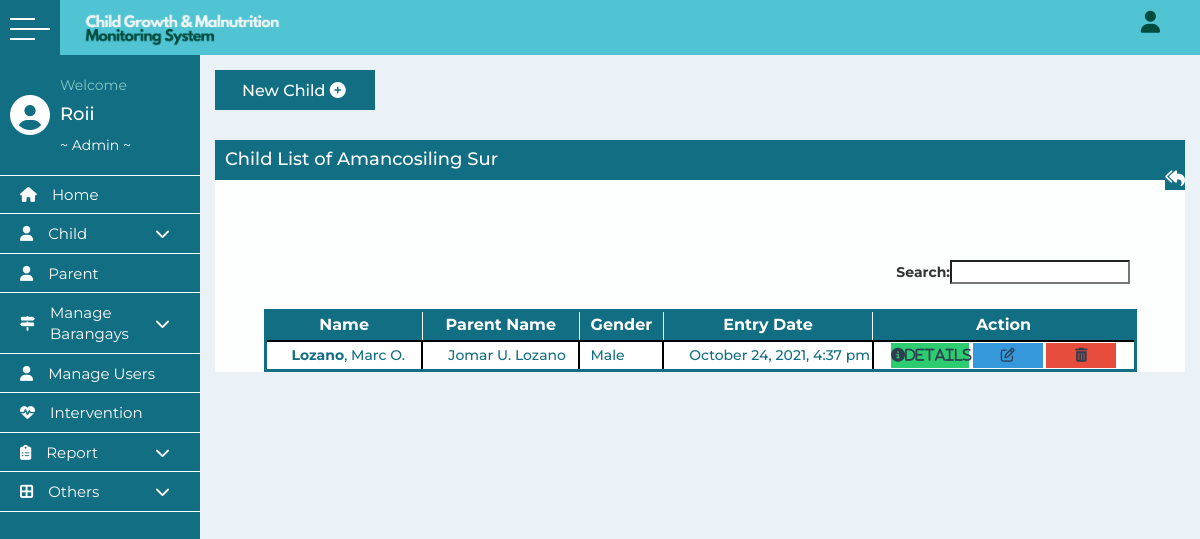
Page /childlistname.php?brgy=4 (signed in) on the committed database.
### tables this page shows
CREATE TABLE `barangays` (
  `name` varchar(255) NOT NULL,
  `municipality` varchar(255) NOT NULL,
  `id` int(11) NOT NULL,
  `childcount` int(11) NOT NULL
);

CREATE TABLE `newchild` (
  `id` int(11) NOT NULL,
  `lastname` varchar(255) NOT NULL,
  `firstname` varchar(255) NOT NULL,
  `middlename` varchar(255) NOT NULL,
  `birthdate` date NOT NULL,
  `age` int(11) NOT NULL,
  `gender` varchar(20) NOT NULL,
  `street` varchar(255) NOT NULL,
  `barangay` varchar(255) NOT NULL,
  `municipality` varchar(255) NOT NULL,
  `p_lastname` varchar(255) NOT NULL,
  `p_firstname` varchar(255) NOT NULL,
  `p_middlename` varchar(255) NOT NULL,
  `weight` double NOT NULL,
  `height` double NOT NULL,
  `weightstatus` varchar(255) NOT NULL,
  `heightstatus` varchar(255) NOT NULL,
  `w8_h8` varchar(255) NOT NULL,
  `svdate` date NOT NULL,
  `entrydate` varchar(255) NOT NULL,
  `archive` varchar(255) NOT NULL
);

### childlistname.php (the view, shortened to what this page needs)
<?php
include ("includes/config.php");
if (isset($_GET['brgy'])) {
    $brgy = $_GET['brgy'];
    $que= "SELECT name from barangays where id = '$brgy'";
    $reslt = mysqli_query($Connection, $que);
    $row = mysqli_fetch_assoc($reslt);
    $barg = $row['name'];
    $sql = "SELECT p.*,a.counts
            FROM newchild AS p
            LEFT JOIN intcount AS a
            ON p.id=a.child_id where barangay = '$barg' AND age<72 order by lastname, firstname, middlename";
    $results = mysqli_query($Connection, $sql);
    $records = mysqli_num_rows($results);
  }
include ('includes/header.php');
?>
      <main>
      <div class="container">
        <div class="add-new-child">
         <a href="new_child.php">New Child <i class="fa fa-plus-circle" aria-hidden="true"></i></a>
        </div>
        <div class="graph">
          <div class="table-container">
            <div class="title-page">
              <h3 >Child List <?php
              if (isset($_GET['brgy'])) {
                ?>
                <?php
                echo "of ".$barg;
              }
              ?>
                <button type="warning" name="" onclick="document.location.href='childlist.php'"><i class="fa fa-reply-all" aria-hidden="true"></i></button>
              </h3>
            </div>
            <div class="table-list-child">
              <center>
              <table id="example">
                <thead>
                <tr>
                  <th style="width: 300px;">Name</th>
                  <th style="width: 300px;">Parent Name</th>
                  <th style="width: 100px;">Gender</th>
                  <th style="width: 100px;">Entry Date</th>
                  <th style="width: 250px;">Action</th>
                </tr>
                </thead>
                <tbody>
                <?php
                  if (!empty($records)) {
                    while ($row = mysqli_fetch_assoc($results)) {
                      ?>
                        <tr>
                          <td style="text-align: left;padding-left: 25px; width: 15%"><?php echo '<b>'.$row['lastname'].'</b>, '.$row['firstname'].' '.$row['middlename']; ?></td>
                          <td style="text-align: left;padding-left: 25px; width: 15%"><?php echo $row['p_firstname'].' '.$row['p_middlename'].' '.$row['p_lastname']; ?></td>
                          <td style="text-align: left;padding-left: 10px; width: 8%"><?php echo $row['gender']; ?></td>
                          <td style="text-align: left;padding-left: 25px; width: 20%"><?php echo $row['entrydate']; ?></td>
                          <td style="width: 25%">
                            <button style="background-color: #2ECC71; width: 30%"><a href="child_details.php?id=<?php echo $row['id']; ?>"><i class="fas fa-info-circle">Details</i></a></button>
                            <button style="background-color: #3498DB;"><a href="child_update.php?id=<?php echo $row['id']; ?>"><i class="fa fa-edit"><br></i></a></button>
                            <button style="background-color: #E74C3C;"><a href="child_delete.php?id=<?php echo $row['id']; ?>" onClick="javascript:return confirm('Do you really want to delete?');"><i class="fa fa-trash-alt"><br></i></a></button>
                          </td>
                        </tr>
                      <?php
                    }
                  }
                ?>
              </tbody>
              </table>
              </center>
            </div>
          </div>
        </div>
      </div>
      </main>
</div>
</body>
</html>

### css/style.css (style rules this page uses)
* { margin: 0; padding: 0; list-style: none; box-sizing: border-box; text-decoration: none; font-family: 'Montserrat', sans-serif; }
.main_container .container { margin-top: 40px; width: calc(100% - 200px); margin-left: 200px; transition: all 0.3s ease; }
a { text-decoration: none; }
main { background: #EAF2F8; min-height: calc(100vh - 60px); }
.graph { margin-top:-20px; background-color: #FDFEFE; width: 100%; height: auto; }
.add-new-child { width: 160px; height: 40px; background-color: #126e82; margin-top: 30px; padding: 10px; }
.add-new-child a { font-size: 16px; font-weight: 500; color: white; margin-left: 17px; text-decoration: none; }
.title-page { width: 100%; height: 40px; background-color: #126e82; margin-top: 50px; }
.title-page h3 { float: left; margin-top: 10px; margin-left: 10px; font-size: 18px; color: white; }
.title-page button { float: right; font-size: 18px; margin-left: 700px; color: white; border-color: #126E82; border-width: 0px; box-shadow: 0px; background-color: #126E82; }
.table-list table, td, th { border: 3px solid #126e82; font-size: 14px; text-align: center; }
.table-list-barangay table, td, th { border: 3px solid #126e82; font-size: 14px; text-align: center; }
.table-list-2 table, td, th { border: 3px solid #126e82; font-size: 18px; text-align: center; }
.table-list-2 table td, th { width: 400px; text-align: center; }
.table-list-child { margin-top: 80px; }
.table-list-child table { border-collapse: collapse; width: 90%; height: auto; }
.table-list-child table, td, th { border: 3px solid #126e82; font-size: 14px; text-align: center; }
.table-list-child table th { height: 30px; background-color: #126e82; color: white; font-size: 16px; border: 1px solid; text-align: center; }
.table-list-child table td { font-size: 14px; height: 30px; color: #126e82; font-weight: 500; text-align: center; }
.table-list-child table tr:nth-child(odd) { background-color: #fff; }
.table-list-child table button { width: 70px; height: 25px; font-size: 14px; border: none; }
.table-list-child table button a { color: #2C3E50; font-weight: 600; text-decoration: none; }
.table-child-growth table, td, th { border: 2px solid black; font-size: 16px; text-align: center; }
.table-child-report table, th, td { border: 2px solid black; }
.table-intervention table, td, th { border: 2px solid black; font-size: 16px; text-align: center; }

### rows in the picture
barangays: name "Amancosiling Sur"
newchild: lastname "Lozano", firstname "Marc", middlename "O.", p_firstname "Jomar", p_middlename "U.", p_lastname "Lozano", gender "Male", entrydate "October 24, 2021, 4:37 pm"

### other values in the picture
wordwrap($text, 12, "<br />\n") "Roii"
$_SESSION['role'] "Admin"
